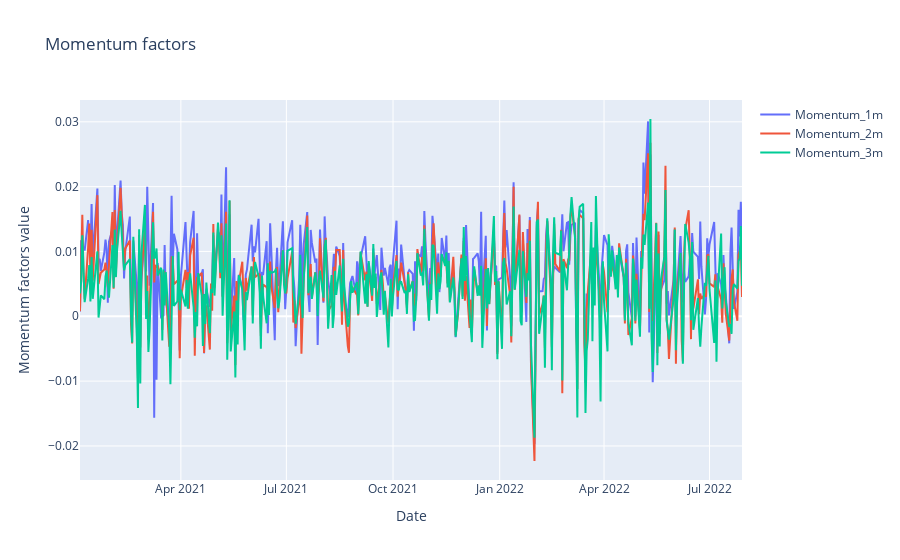
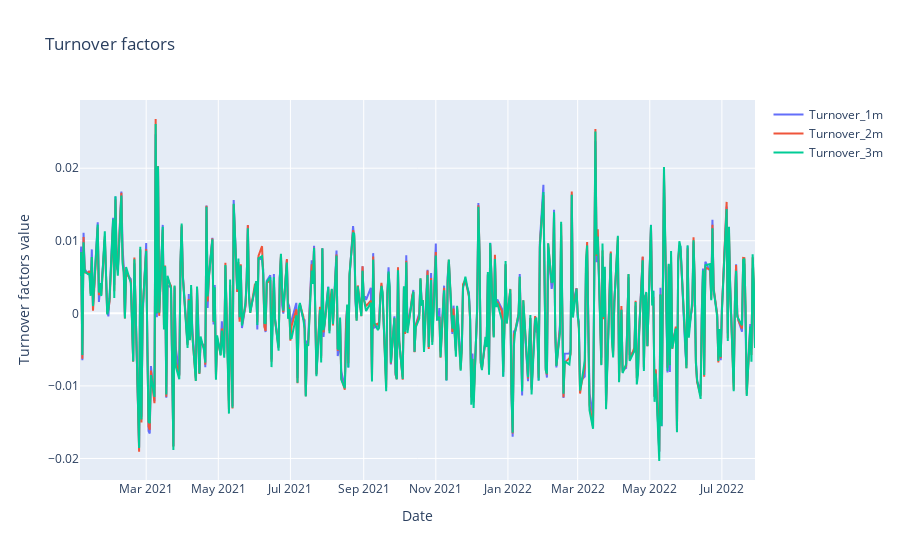
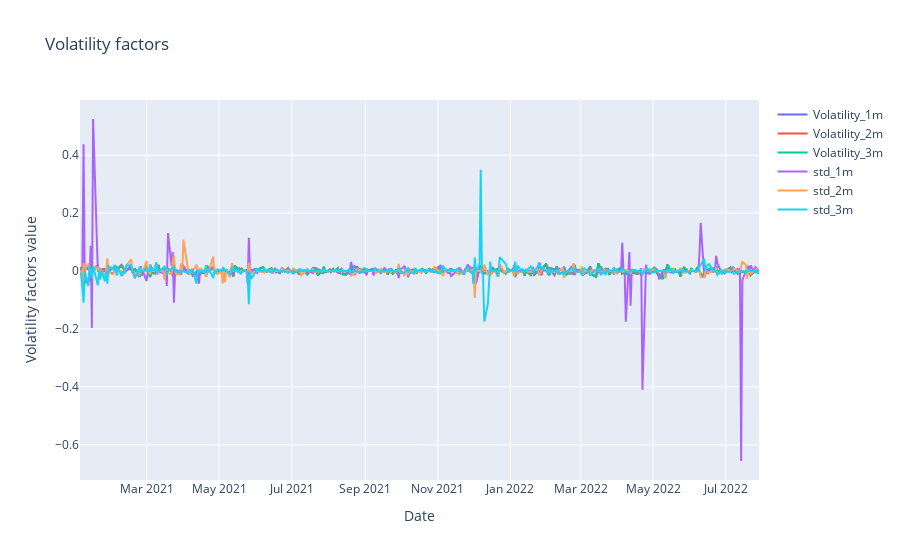
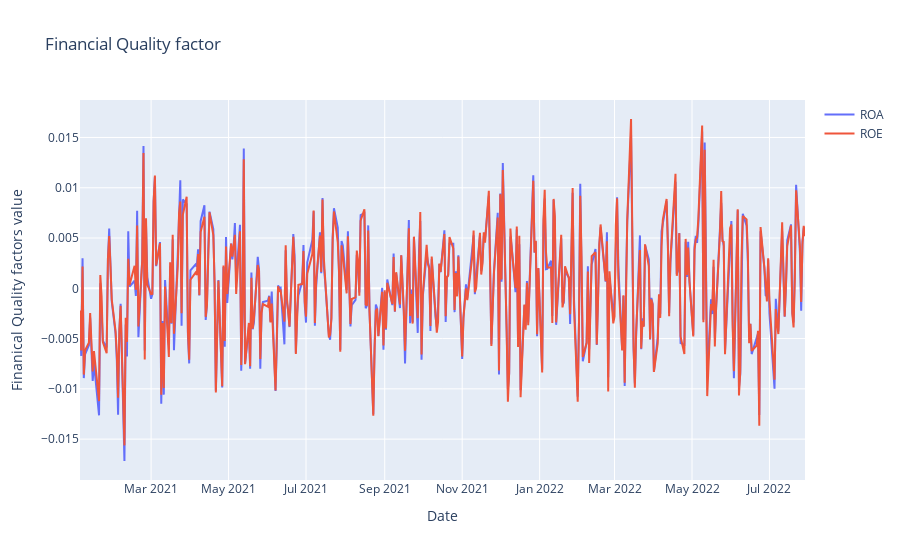

Here is the notebook cell these charts were saved with, in order:
### Markdown cell above
## Plot scatterplot

### Code cell
line_list_Momentum=[]
for i in range(1,4):
   i = go.Scatter(x=data.Date, y=data[list(data)[i]],name = list(data)[i])
   line_list_Momentum.append(i)

fig_Momentum = go.Figure(data=line_list_Momentum)
fig_Momentum.update_layout(title='Momentum factors', xaxis_title='Date', yaxis_title='Momentum factors value')
fig_Momentum.show()

line_list_Turnover=[]
for t in range(4,7):
   t = go.Scatter(x=data.Date, y=data[list(data)[t]],name = list(data)[t])
   line_list_Turnover.append(t)

fig_Turnover = go.Figure(data=line_list_Turnover)
fig_Turnover.update_layout(title='Turnover factors', xaxis_title='Date', yaxis_title='Turnover factors value')
fig_Turnover.show()

line_list_Volatility=[]
for v in range(7,13):
   v = go.Scatter(x=data.Date, y=data[list(data)[v]],name = list(data)[v])
   line_list_Volatility.append(v)

fig_Volatility = go.Figure(data=line_list_Volatility)
fig_Volatility.update_layout(title='Volatility factors', xaxis_title='Date', yaxis_title='Volatility factors value')
fig_Volatility.show()

line_list_Financial_Quality_Factor=[]
for s in range(13,15):
   s = go.Scatter(x=data.Date, y=data[list(data)[s]],name = list(data)[s])
   line_list_Financial_Quality_Factor.append(s)

fig_Financial_Quality_Factor = go.Figure(data=line_list_Financial_Quality_Factor)
fig_Financial_Quality_Factor.update_layout(title='Financial Quality factor', xaxis_title='Date', yaxis_title='Finanical Quality factors value')
fig_Financial_Quality_Factor.show()

line_list_Value_Factor=[]
for g in range(15,17):
   g = go.Scatter(x=data.Date, y=data[list(data)[g]],name = list(data)[g])
   line_list_Value_Factor.append(g)

fig_Value_Factor = go.Figure(data=line_list_Value_Factor)
fig_Value_Factor.update_layout(title='Value factor', xaxis_title='Date', yaxis_title='Value factor value')
fig_Value_Factor.show()

### Figure 1 — Plotly figure (JSON) as saved in the notebook; plotly's stock layout.template omitted (floating-point values rounded to 4 significant figures; data arrays with more than 128 entries replaced by an {"elided": "..."} marker saying what was removed)
{"data": [{"name": "Momentum_1m", "type": "scatter", "x": {"elided": "396 str values"}, "y": {"elided": "396 float values"}}, {"name": "Momentum_2m", "type": "scatter", "x": {"elided": "396 str values"}, "y": {"elided": "396 float values"}}, {"name": "Momentum_3m", "type": "scatter", "x": {"elided": "396 str values"}, "y": {"elided": "396 float values"}}], "layout": {"title": {"text": "Momentum factors"}, "xaxis": {"title": {"text": "Date"}}, "yaxis": {"title": {"text": "Momentum factors value"}}}}

### Figure 2 — Plotly figure (JSON) as saved in the notebook; plotly's stock layout.template omitted (floating-point values rounded to 4 significant figures; data arrays with more than 128 entries replaced by an {"elided": "..."} marker saying what was removed)
{"data": [{"name": "Turnover_1m", "type": "scatter", "x": {"elided": "396 str values"}, "y": {"elided": "396 float values"}}, {"name": "Turnover_2m", "type": "scatter", "x": {"elided": "396 str values"}, "y": {"elided": "396 float values"}}, {"name": "Turnover_3m", "type": "scatter", "x": {"elided": "396 str values"}, "y": {"elided": "396 float values"}}], "layout": {"title": {"text": "Turnover factors"}, "xaxis": {"title": {"text": "Date"}}, "yaxis": {"title": {"text": "Turnover factors value"}}}}

### Figure 3 — Plotly figure (JSON) as saved in the notebook; plotly's stock layout.template omitted (floating-point values rounded to 4 significant figures; data arrays with more than 128 entries replaced by an {"elided": "..."} marker saying what was removed)
{"data": [{"name": "Volatility_1m", "type": "scatter", "x": {"elided": "396 str values"}, "y": {"elided": "396 float values"}}, {"name": "Volatility_2m", "type": "scatter", "x": {"elided": "396 str values"}, "y": {"elided": "396 float values"}}, {"name": "Volatility_3m", "type": "scatter", "x": {"elided": "396 str values"}, "y": {"elided": "396 float values"}}, {"name": "std_1m", "type": "scatter", "x": {"elided": "396 str values"}, "y": {"elided": "396 float values"}}, {"name": "std_2m", "type": "scatter", "x": {"elided": "396 str values"}, "y": {"elided": "396 float values"}}, {"name": "std_3m", "type": "scatter", "x": {"elided": "396 str values"}, "y": {"elided": "396 float values"}}], "layout": {"title": {"text": "Volatility factors"}, "xaxis": {"title": {"text": "Date"}}, "yaxis": {"title": {"text": "Volatility factors value"}}}}

### Figure 4 — Plotly figure (JSON) as saved in the notebook; plotly's stock layout.template omitted (floating-point values rounded to 4 significant figures; data arrays with more than 128 entries replaced by an {"elided": "..."} marker saying what was removed)
{"data": [{"name": "ROA", "type": "scatter", "x": {"elided": "396 str values"}, "y": {"elided": "396 float values"}}, {"name": "ROE", "type": "scatter", "x": {"elided": "396 str values"}, "y": {"elided": "396 float values"}}], "layout": {"title": {"text": "Financial Quality factor"}, "xaxis": {"title": {"text": "Date"}}, "yaxis": {"title": {"text": "Finanical Quality factors value"}}}}
